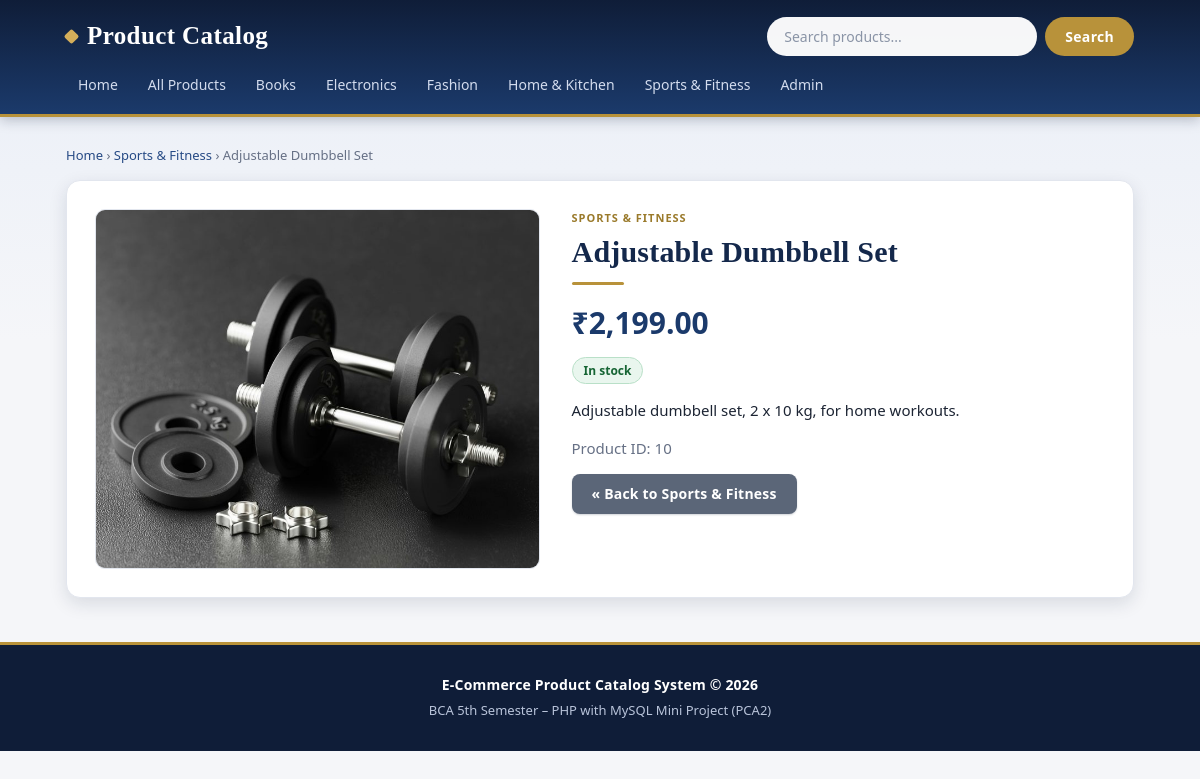
The page /product.php?id=10 on the database its author committed.
### tables this page shows
CREATE TABLE `categories` (
  `category_id` int(11) NOT NULL,
  `category_name` varchar(100) NOT NULL,
  `description` text DEFAULT NULL,
  `created_at` timestamp NOT NULL DEFAULT current_timestamp()
);

CREATE TABLE `products` (
  `product_id` int(11) NOT NULL,
  `category_id` int(11) NOT NULL,
  `product_name` varchar(150) NOT NULL,
  `description` text DEFAULT NULL,
  `price` decimal(10,2) NOT NULL,
  `image` varchar(255) DEFAULT 'no-image.png',
  `stock_quantity` int(11) DEFAULT 0,
  `is_featured` tinyint(1) DEFAULT 0,
  `created_at` timestamp NOT NULL DEFAULT current_timestamp()
);

### product.php (the view, shortened to what this page needs)
<?php
require_once 'config/db.php';
require 'includes/functions.php';
$product = null;
$error   = '';
if (!isset($_GET['id']) || !is_string($_GET['id']) || !ctype_digit($_GET['id']) || (int)$_GET['id'] < 1) {
    $error = 'Invalid product.';
} else {
    $id = (int)$_GET['id'];
    $stmt = mysqli_prepare($conn,
        'SELECT p.*, c.category_name
         FROM products p JOIN categories c ON p.category_id = c.category_id
         WHERE p.product_id = ?');
    mysqli_stmt_bind_param($stmt, 'i', $id);
    mysqli_stmt_execute($stmt);
    $product = mysqli_fetch_assoc(mysqli_stmt_get_result($stmt));
}
require 'includes/header.php';
?>
<?php if ($error !== '') { ?>
    <h1>Product</h1>
    <div class="message error"><?php echo htmlspecialchars($error); ?></div>
    <a class="btn" href="<?php echo $base; ?>products.php">Browse all products</a>
<?php } else { ?>
    <div class="breadcrumb">
        <a href="<?php echo $base; ?>index.php">Home</a> &rsaquo;
        <a href="<?php echo $base; ?>products.php?category=<?php echo (int)$product['category_id']; ?>">
            <?php echo htmlspecialchars($product['category_name']); ?></a> &rsaquo;
        <?php echo htmlspecialchars($product['product_name']); ?>
    </div>
    <div class="product-detail">
        <div class="detail-image">
            <?php echo product_image($product['image'], $product['product_name']); ?>
        </div>
        <div>
            <div class="product-category"><?php echo htmlspecialchars($product['category_name']); ?></div>
            <h1><?php echo htmlspecialchars($product['product_name']); ?></h1>
            <div class="price">&#8377;<?php echo number_format($product['price'], 2); ?></div>
            <p><?php echo stock_badge($product['stock_quantity']); ?></p>
            <p><?php echo nl2br(htmlspecialchars((string)$product['description'])); ?></p>
            <p class="subtitle">Product ID: <?php echo (int)$product['product_id']; ?></p>
            <a class="btn btn-secondary"
               href="<?php echo $base; ?>products.php?category=<?php echo (int)$product['category_id']; ?>">
               &laquo; Back to <?php echo htmlspecialchars($product['category_name']); ?></a>
        </div>
    </div>
<?php } ?>
<?php require 'includes/footer.php'; ?>

### includes/header.php (shortened to what this page needs)
<?php
require_once __DIR__ . '/../config/db.php';
$base = '/ecommerce-product-catalog-php/';
$cat_result = mysqli_query($conn, 'SELECT category_id, category_name FROM categories ORDER BY category_name');
?>
<!DOCTYPE html>
<html lang="en">
<head>
    <link rel="stylesheet" href="<?php echo $base; ?>assets/css/style.css">
</head>
<body>
<header class="site-header">
    <div class="container header-top">
        <a class="logo" href="<?php echo $base; ?>index.php">Product Catalog</a>
        <form class="search-form" action="<?php echo $base; ?>products.php" method="get">
            <input type="text" name="q" placeholder="Search products..."
                   value="<?php echo (isset($_GET['q']) && is_string($_GET['q'])) ? htmlspecialchars($_GET['q']) : ''; ?>">
            <button type="submit">Search</button>
        </form>
    </div>
    <nav class="container main-nav">
        <a href="<?php echo $base; ?>index.php">Home</a>
        <a href="<?php echo $base; ?>products.php">All Products</a>
        <?php while ($cat = mysqli_fetch_assoc($cat_result)) { ?>
            <a href="<?php echo $base; ?>products.php?category=<?php echo (int)$cat['category_id']; ?>">
                <?php echo htmlspecialchars($cat['category_name']); ?>
            </a>
        <?php } ?>
        <a href="<?php echo $base; ?>admin/login.php">Admin</a>
    </nav>
</header>
<main class="container">

### includes/functions.php (shortened to what this page needs)
<?php
function stock_badge($qty) {
    $qty = (int)$qty;
    if ($qty > 10) {
        return '<span class="badge in-stock">In stock</span>';
    }
    return '<span class="badge out-of-stock">Out of stock</span>';
}
function product_image($file, $alt) {
    global $base;
    $name = basename((string)$file);
    $path = __DIR__ . '/../assets/images/products/' . $name;
    if ($name !== '' && is_file($path)) {
        return '<img src="' . $base . 'assets/images/products/' . rawurlencode($name)
             . '" alt="' . htmlspecialchars($alt) . '">';
    }
    return 'No image';
}

### rows shown on the page
categories: category_name "Books"
categories: category_name "Electronics"
categories: category_name "Fashion"
categories: category_name "Home & Kitchen"
categories: category_name "Sports & Fitness"
products: category.category_name "Sports & Fitness", product_name "Adjustable Dumbbell Set", image (picture), category.category_name "SPORTS & FITNESS", price "2,199.00", description "Adjustable dumbbell set, 2 x 10 kg, for home workouts.", product_id "10"
